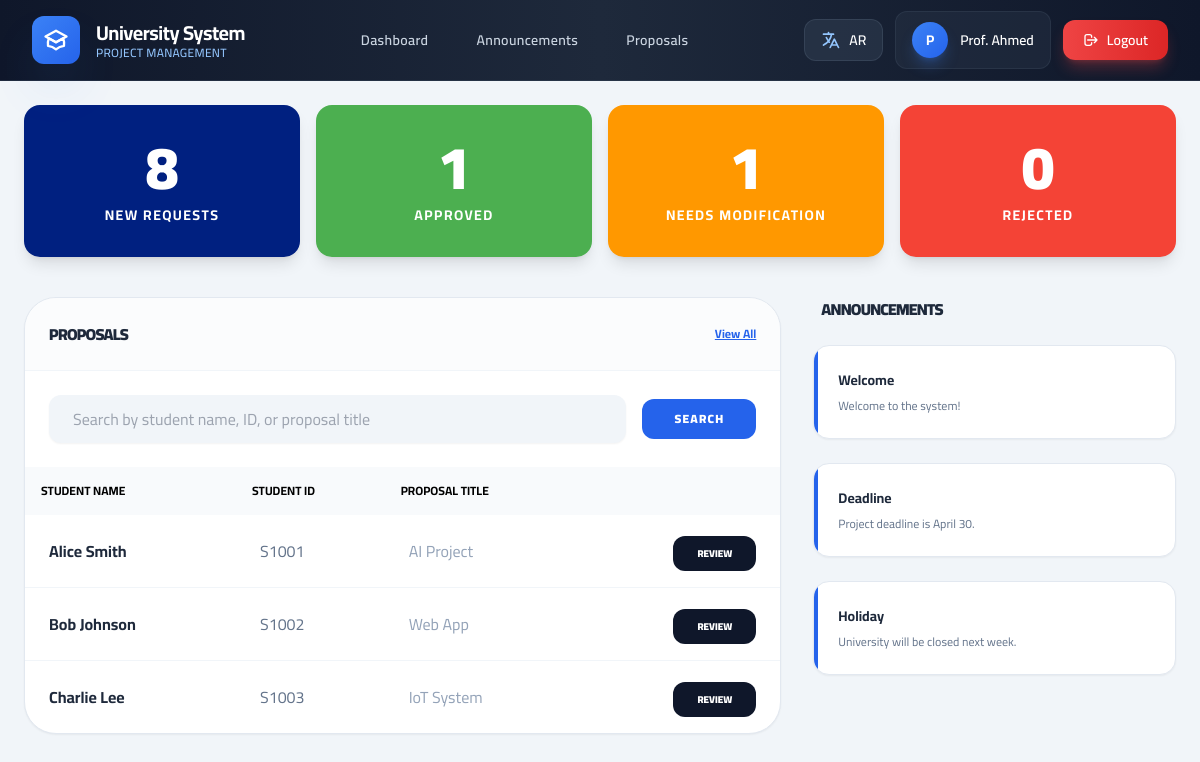
The page /prof_dashboard.php (signed in) on the database its author committed.
### tables this page shows
CREATE TABLE IF NOT EXISTS Proposals (
    proposal_id INT AUTO_INCREMENT PRIMARY KEY,
    title VARCHAR(255) NOT NULL,
    problem TEXT NOT NULL,
    objectives TEXT NOT NULL,
    significance TEXT NOT NULL,
    literature_review TEXT NOT NULL,
    references_list TEXT NOT NULL,
    supervisor_name VARCHAR(255) NOT NULL,
    supervisor_email VARCHAR(255) NOT NULL,
    cosupervisor_name VARCHAR(255),
    cosupervisor_email VARCHAR(255),
    timeline JSON NOT NULL,
    accept_terms BOOLEAN NOT NULL DEFAULT 0,
    prof_feedback TEXT,
    status ENUM('Pending','Approved','Rejected','Modifications Required') DEFAULT 'Pending',
    created_at TIMESTAMP DEFAULT CURRENT_TIMESTAMP
);

CREATE TABLE IF NOT EXISTS Announcements (
    id INT AUTO_INCREMENT PRIMARY KEY,
    title_en VARCHAR(255) NOT NULL,
    title_ar VARCHAR(255),
    content_en TEXT NOT NULL,
    content_ar TEXT,
    created_at TIMESTAMP DEFAULT CURRENT_TIMESTAMP
);

### config.php (called while the page is built, shortened)
<?php
$lang = $_SESSION['user_lang'] ?? 'en';
$dir = ($lang == 'ar') ? 'rtl' : 'ltr';
?>

### prof_dashboard.php (the view, shortened to what this page needs)
<?php
require 'config.php';
$status_filter = $_GET['status'] ?? null;
$view_all = isset($_GET['view']) && $_GET['view'] === 'all';
$search_term = $_GET['search'] ?? null;
$show_sidebar = (!$status_filter && !$view_all && !$search_term);
$c_pending = $pdo->query("SELECT COUNT(*) FROM Proposals WHERE status='Pending'")->fetchColumn();
$c_approved = $pdo->query("SELECT COUNT(*) FROM Proposals WHERE status='Approved'")->fetchColumn();
$c_mods = $pdo->query("SELECT COUNT(*) FROM Proposals WHERE status='Modifications Required'")->fetchColumn();
$c_rejected = $pdo->query("SELECT COUNT(*) FROM Proposals WHERE status='Rejected'")->fetchColumn();
$sql = "SELECT p.*, ps.student_name, ps.student_id FROM Proposals p
        LEFT JOIN Proposal_Students ps ON ps.proposal_id = p.proposal_id
        AND ps.id = (SELECT MIN(id) FROM Proposal_Students WHERE proposal_id = p.proposal_id)";
$params = [];
$sql .= " ORDER BY p.created_at DESC";
if (!$view_all && !$search_term) {
    $sql .= " LIMIT 3";
}
$stmt = $pdo->prepare($sql);
$stmt->execute($params);
$proposals = $stmt->fetchAll();
?>
<!DOCTYPE html>
<html lang="<?= $lang ?>" dir="<?= $dir ?>">
<head>
    <script src="https://cdn.tailwindcss.com"></script>
</head>
<body class="bg-slate-100 min-h-screen">
    <?php include 'navbar.php'; ?>
    <main class="max-w-7xl mx-auto p-6">
        <div class="grid grid-cols-1 md:grid-cols-4 gap-4 mb-10">
            <a href="?status=Pending" class="block bg-[#002080] text-white p-8 rounded-2xl shadow-lg hover:opacity-90 transition-all text-center">
                <h2 class="text-6xl font-black mb-2"><?= $c_pending ?></h2>
                <p class="font-bold text-sm uppercase tracking-widest"><?= $lang == 'en' ? 'New Requests' : 'طلبات جديدة' ?></p>
            </a>
            <a href="?status=Approved" class="block bg-[#4CAF50] text-white p-8 rounded-2xl shadow-lg hover:opacity-90 transition-all text-center">
                <h2 class="text-6xl font-black mb-2"><?= $c_approved ?></h2>
                <p class="font-bold text-sm uppercase tracking-widest"><?= $lang == 'en' ? 'Approved' : 'مقبولة' ?></p>
            </a>
            <a href="?status=Modifications Required" class="block bg-[#FF9800] text-white p-8 rounded-2xl shadow-lg hover:opacity-90 transition-all text-center">
                <h2 class="text-6xl font-black mb-2"><?= $c_mods ?></h2>
                <p class="font-bold text-sm uppercase tracking-widest"><?= $lang == 'en' ? 'Needs Modification' : 'تحتاج مراجعة' ?></p>
            </a>
            <a href="?status=Rejected" class="block bg-[#F44336] text-white p-8 rounded-2xl shadow-lg hover:opacity-90 transition-all text-center">
                <h2 class="text-6xl font-black mb-2"><?= $c_rejected ?></h2>
                <p class="font-bold text-sm uppercase tracking-widest"><?= $lang == 'en' ? 'Rejected' : 'مرفوضة' ?></p>
            </a>
        </div>
        <div class="grid grid-cols-1 <?= $show_sidebar ? 'lg:grid-cols-3' : 'lg:grid-cols-1' ?> gap-8">
            <div class="<?= $show_sidebar ? 'lg:col-span-2' : '' ?>">
                <div class="bg-white rounded-[2rem] shadow-sm border border-slate-200 overflow-hidden">
                    <div class="p-6 border-b border-slate-100 flex justify-between items-center bg-slate-50/50">
                        <h3 class="font-black text-slate-800 uppercase tracking-tighter">
                            <?= $status_filter ? "$status_filter List" : ($lang == 'en' ? 'Proposals' : 'المقترحات') ?>
                        </h3>
                        <?php if(!$view_all && !$status_filter): ?>
                            <a href="?view=all" class="text-blue-600 text-xs font-bold underline">View All</a>
                        <?php elseif($status_filter || $view_all): ?>
                            <a href="prof_dashboard.php" class="text-slate-400 text-xs font-bold underline">Back to Home</a>
                        <?php endif; ?>
                    </div>
                    <div class="p-6">
                        <form action="" method="get" class="flex items-center gap-4">
                            <input type="text" name="search" class="w-full bg-slate-100 border-none rounded-xl px-6 py-3 focus:ring-2 focus:ring-blue-500 outline-none shadow-sm" placeholder="Search by student name, ID, or proposal title">
                            <button type="submit" class="bg-blue-600 hover:bg-blue-500 text-white px-8 py-3 rounded-xl font-black uppercase text-xs tracking-widest transition-all">Search</button>
                        </form>
                    </div>
                    <table class="w-full text-left">
                        <thead>
                            <tr class="bg-slate-50">
                                <th class="p-4 text-xs font-bold uppercase">Student Name</th>
                                <th class="p-4 text-xs font-bold uppercase">Student ID</th>
                                <th class="p-4 text-xs font-bold uppercase">Proposal Title</th>
                                <th class="p-4"></th>
                            </tr>
                        </thead>
                        <tbody class="divide-y divide-slate-100">
                            <?php if (empty($proposals)): ?>
                                <tr>
                                    <td colspan="4" class="p-6 text-center text-slate-500">No proposals found.</td>
                                </tr>
                            <?php else: ?>
                                <?php foreach($proposals as $p): ?>
                                <tr class="hover:bg-slate-50 transition-colors">
                                    <td class="p-6 font-bold text-slate-800"><?= htmlspecialchars($p['student_name'] ?? '-') ?></td>
                                    <td class="p-6 text-slate-500"><?= htmlspecialchars($p['student_id'] ?? '-') ?></td>
                                    <td class="p-6 text-slate-400"><?= htmlspecialchars($p['title']) ?></td>
                                    <td class="p-6 text-right">
                                        <a href="review.php?id=<?= $p['proposal_id'] ?>" class="bg-slate-900 text-white px-6 py-2 rounded-xl text-[10px] font-black hover:bg-blue-600 transition-all">REVIEW</a>
                                    </td>
                                </tr>
                                <?php endforeach; ?>
                            <?php endif; ?>
                        </tbody>
                    </table>
                </div>
            </div>
            <?php if($show_sidebar): ?>
            <div class="space-y-6">
                <h3 class="font-black text-slate-800 uppercase tracking-tighter px-2">
                    <?= $lang == 'en' ? 'Announcements' : 'الإعلانات' ?>
                </h3>
                <?php
                $news = $pdo->query("SELECT * FROM Announcements ORDER BY created_at DESC LIMIT 3")->fetchAll();
                foreach($news as $n):
                ?>
                <div class="bg-white p-6 rounded-2xl shadow-sm border border-slate-200 relative overflow-hidden">
                    <div class="absolute top-0 left-0 w-1 h-full bg-blue-600"></div>
                    <h4 class="font-bold text-sm text-slate-800"><?= $lang == 'en' ? $n['title_en'] : $n['title_ar'] ?></h4>
                    <p class="text-xs text-slate-500 mt-2 line-clamp-2"><?= $lang == 'en' ? $n['content_en'] : $n['content_ar'] ?></p>
                </div>
                <?php endforeach; ?>
            </div>
            <?php endif; ?>
        </div>
    </main>
</body>
</html>

### navbar.php (shortened to what this page needs)
<nav class="bg-gradient-to-r from-slate-900 via-slate-800 to-slate-900 text-white sticky top-0 z-50 backdrop-blur-lg border-b border-slate-700/50">
    <div class="max-w-7xl mx-auto px-4 sm:px-6 lg:px-8">
        <div class="flex justify-between items-center h-20">
            <div class="flex items-center gap-4">
                <div class="w-12 h-12 bg-gradient-to-br from-blue-500 to-blue-600 rounded-xl flex items-center justify-center shadow-2xl shadow-blue-500/30">
                </div>
                <div class="flex flex-col">
                    <span class="text-xl font-bold text-white leading-tight tracking-tight">
                        <?= $lang == 'en' ? 'University System' : 'نظام الجامعة' ?>
                    </span>
                    <span class="text-xs text-blue-300 font-medium tracking-wide uppercase">
                        <?= $lang == 'en' ? 'Project Management' : 'إدارة المشاريع' ?>
                    </span>
                </div>
            </div>
            <div class="hidden md:flex items-center gap-2">
                <?php if ($_SESSION['role'] === 'professor'): ?>
                    <a href="prof_dashboard.php" class="nav-link">
                        <?= $lang == 'en' ? 'Dashboard' : 'الرئيسية' ?>
                    </a>
                    <a href="manage_announcements.php" class="nav-link">
                        <?= $lang == 'en' ? 'Announcements' : 'الإعلانات' ?>
                    </a>
                    <a href="prof_dashboard.php?view=all" class="nav-link">
                        <?= $lang == 'en' ? 'Proposals' : 'المقترحات' ?>
                    </a>
                <?php endif; ?>
            </div>
            <div class="flex items-center gap-3">
                <a href="?lang=<?= $lang == 'en' ? 'ar' : 'en' ?>" class="flex items-center gap-2 px-4 py-2.5 rounded-xl bg-slate-700/50 hover:bg-slate-600/50 border border-slate-600/50 transition-all duration-300">
                    <svg class="w-5 h-5 text-blue-300" fill="none" stroke="currentColor" viewBox="0 0 24 24">
                        <path stroke-linecap="round" stroke-linejoin="round" stroke-width="2" d="M3 5h12M9 3v2m1.048 9.5A18.022 18.022 0 016.412 9m6.088 9h7M11 21l5-10 5 10M12.751 5C11.783 10.77 8.07 15.61 3 18.129"></path>
                    </svg>
                    <span class="text-sm font-semibold text-white"><?= $lang == 'en' ? 'AR' : 'EN' ?></span>
                </a>
                <?php if (isset($_SESSION['name'])): ?>
                    <div class="hidden sm:flex items-center gap-3 px-4 py-2.5 bg-slate-700/30 rounded-xl border border-slate-600/30">
                        <div class="w-9 h-9 bg-gradient-to-br from-blue-500 to-blue-600 rounded-full flex items-center justify-center text-white font-bold text-sm shadow-lg shadow-blue-500/30">
                            <?= substr(htmlspecialchars($_SESSION['name']), 0, 1) ?>
                        </div>
                        <span class="text-sm font-semibold text-white"><?= htmlspecialchars($_SESSION['name']) ?></span>
                    </div>
                <?php endif; ?>
                <a href="logout.php" class="flex items-center gap-2 px-5 py-2.5 bg-gradient-to-r from-red-500 to-red-600 hover:from-red-600 hover:to-red-700 text-white rounded-xl font-semibold text-sm transition-all duration-300 shadow-lg shadow-red-500/30 hover:shadow-red-500/50">
                    <svg class="w-4 h-4" fill="none" stroke="currentColor" viewBox="0 0 24 24">
                        <path stroke-linecap="round" stroke-linejoin="round" stroke-width="2" d="M17 16l4-4m0 0l-4-4m4 4H7m6 4v1a3 3 0 01-3 3H6a3 3 0 01-3-3V7a3 3 0 013-3h4a3 3 0 013 3v1"></path>
                    </svg>
                    <span><?= $lang == 'en' ? 'Logout' : 'خروج' ?></span>
                </a>
            </div>
        </div>
    </div>
</nav>

### prof_dashboard.php (style rules this page uses)
body { font-family: 'Cairo', sans-serif; }

### navbar.php (style rules this page uses)
.nav-link { display: inline-flex; align-items: center; padding: 0.625rem 1.25rem; font-size: 0.875rem; font-weight: 600; color: #cbd5e1; border-radius: 0.75rem; transition: all 0.3s ease; letter-spacing: 0.025em; }

### rows shown on the page
proposals: student_name "Alice Smith", student_id "S1001", title "AI Project"
proposals: student_name "Bob Johnson", student_id "S1002", title "Web App"
proposals: student_name "Charlie Lee", student_id "S1003", title "IoT System"
announcements: title_en "Welcome", content_en "Welcome to the system!"
announcements: title_en "Deadline", content_en "Project deadline is April 30."
announcements: title_en "Holiday", content_en "University will be closed next week."

### other values the page prints
substr(htmlspecialchars($_SESSION['name']), 0, 1) "P"
$_SESSION['name'] "Prof. Ahmed"
$c_pending "8"
$c_approved "1"
$c_mods "1"
$c_rejected "0"
